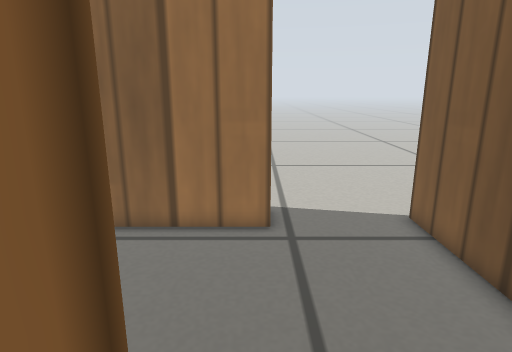
view 1 (above)

24 first-person views from a walk through a world built for the Gazebo simulator. The camera is 0.41 m above the floor, tilts 14° down and sees 75° across. The floor is counted in squares, 0.1 m on a side. Each view is taken from the middle of a square. On the plan, view 1 faces up. The plan holds only what a view shows up to about 20 squares ahead; the rest is blank. Simple patterns stand in for the simulator's built-in surfaces.

view 2
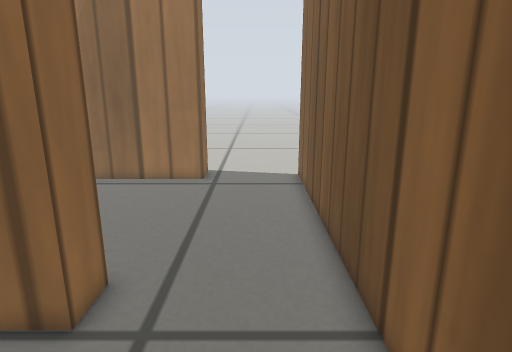

view 3
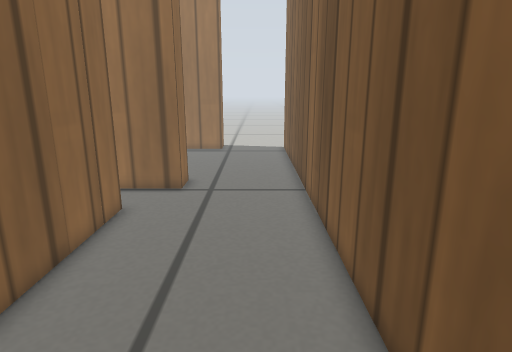

view 4
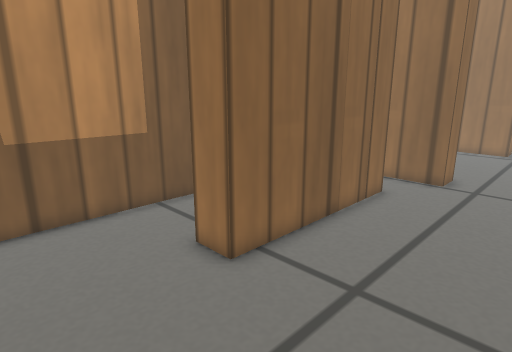

view 5
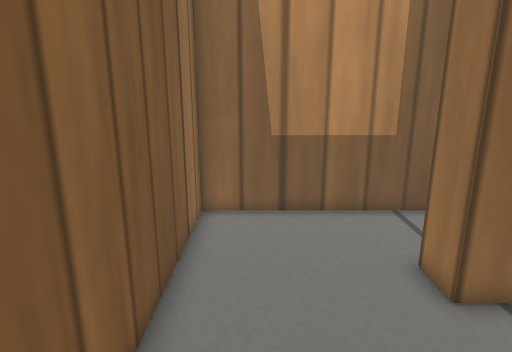

view 6
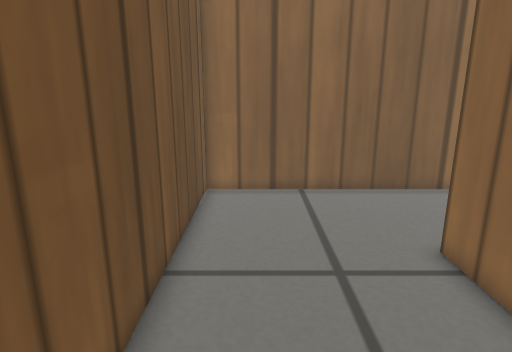

view 7
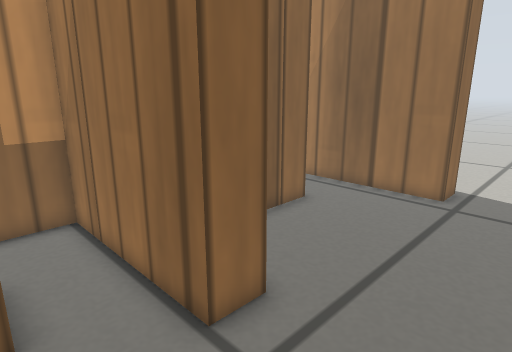

view 8
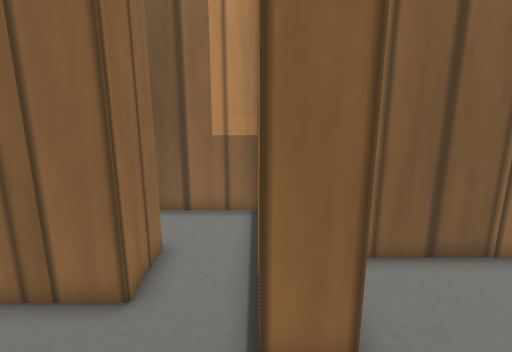

view 9
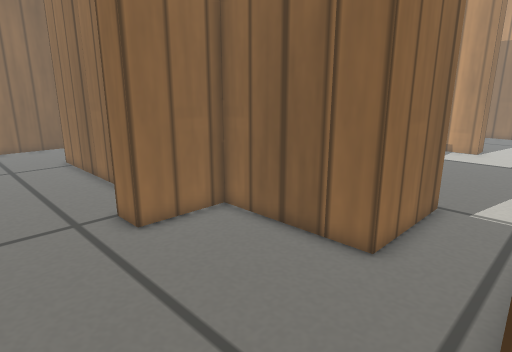

view 10
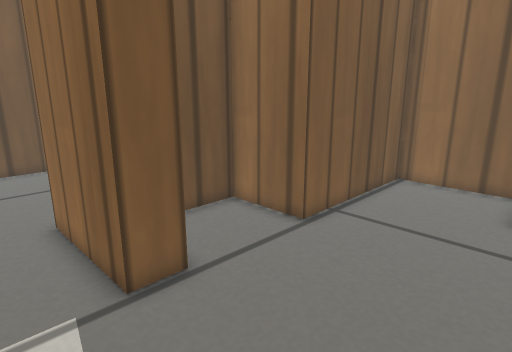

view 11
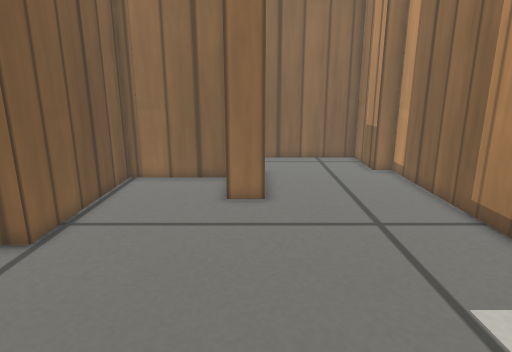

view 12
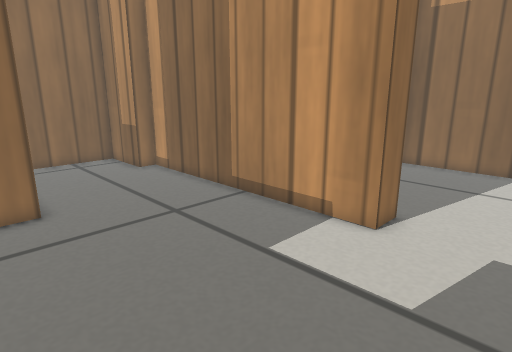

view 13
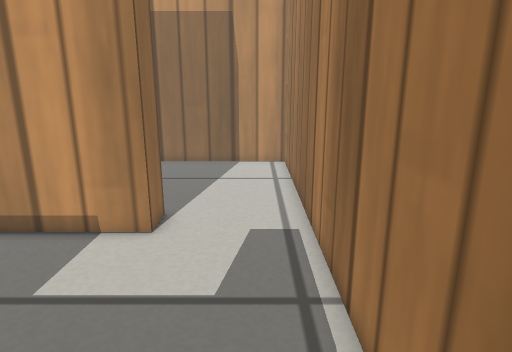

view 14
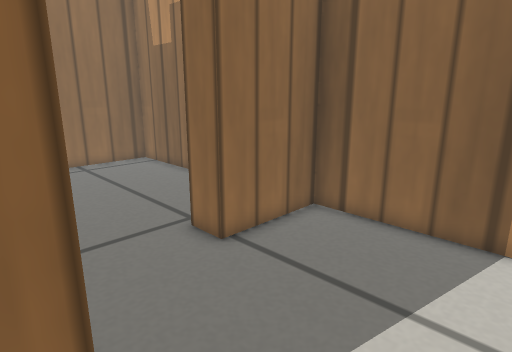

view 15
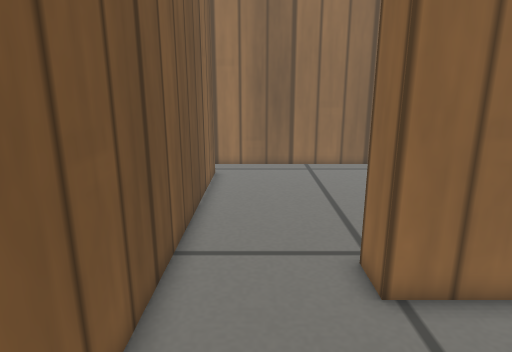

view 16
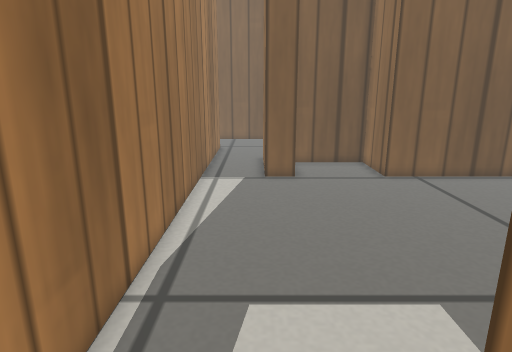

view 17
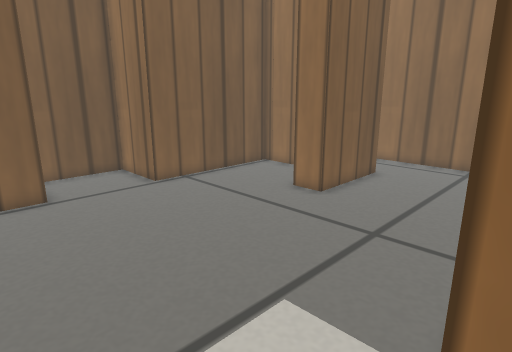

view 18
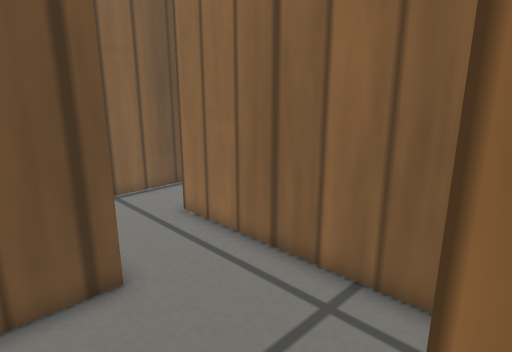

view 19
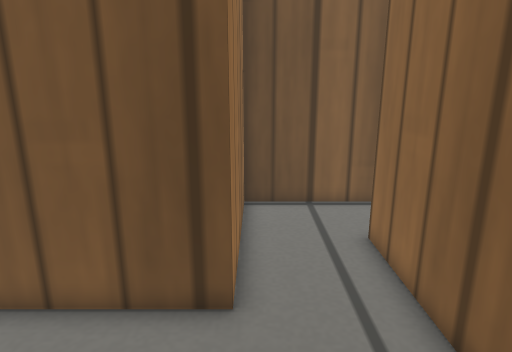

view 20
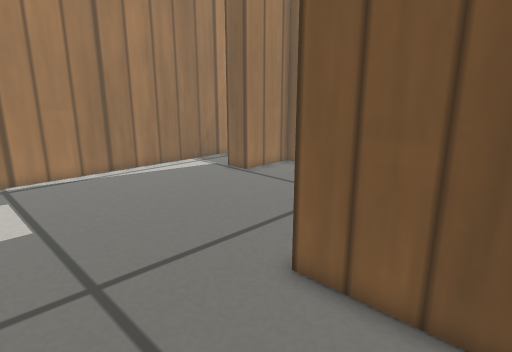

view 21
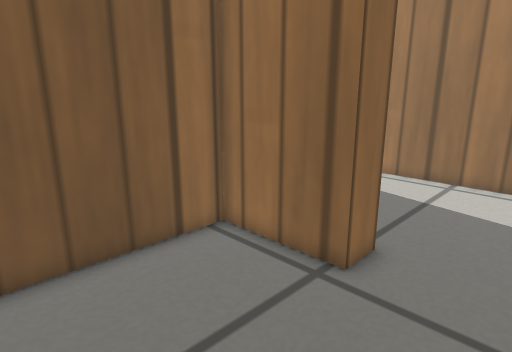

view 22
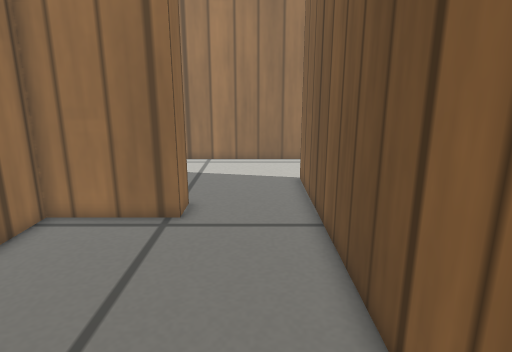

view 23
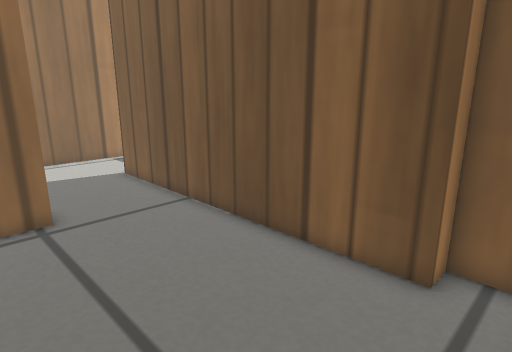

view 24
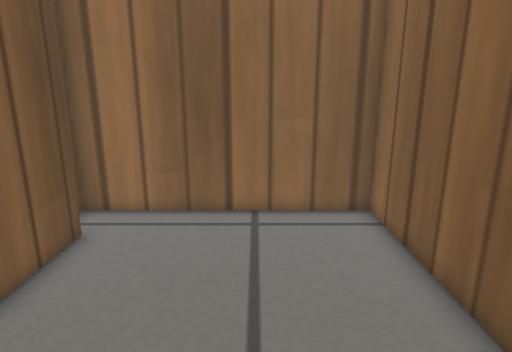

### Floor plan
Ten units are one square. View 1 is at (0, 0); x grows to the right and y downward. Boxes are objects, and circles mark ways between rooms. Rooms are numbered by the first view taken in them; rooms with no view inside come last. Other rooms are left out.
<svg viewBox="-336 -111 393 295">
<path fill="none" stroke="#000" d="M5 -98 -25 -98M-38 -66 -38 -6 -2 -6 -2 9M52 14 52 -106M-44 35 -18 35 -18 120 -34 120M-2 9 -72 9 -72 45M-35 179 52 179 52 14M-136 71 -88 71 -88 -6 -53 -6 -53 -50 -88 -50 -88 -66 -38 -66M-224 -49 -224 87 -214 87 -214 123 -120 123M-88 144 -88 86 -154 86 -154 35 -137 35M-25 -98 -224 -98M-238 5 -238 -49 -224 -49M-224 -98 -331 -98 -331 -11 -286 -11 -286 4M-286 4 -331 4 -331 123 -228 123 -228 102 -238 102 -238 5"/>
<circle cx="20" cy="5" r="3" fill="#2a7"/>
<circle cx="-23" cy="-80" r="3" fill="#2a7"/>
<circle cx="-235" cy="-70" r="3" fill="#2a7"/>
<circle cx="-265" cy="-5" r="3" fill="#2a7"/>
<text x="10" y="-50">1</text>
<text x="0" y="90">2</text>
<text x="-150" y="0">3</text>
<text x="-280" y="-50">4</text>
<text x="-280" y="70">5</text>
</svg>
Room 1 opens to room 2. Room 1 opens to room 3. Room 3 opens to room 4. Room 4 opens to room 5.

Where each view was taken, in squares from view 1:
view 1: 0 up, 0 right, facing up
view 2: 6 down, 3 right, facing up
view 3: 15 down, 3 right, facing up
view 4: 17 down, 4 right, facing up-left
view 5: 16 down, 4 right, facing left
view 6: 4 down, 3 right, facing down
view 7: 4 down, 4 right, facing up-left
view 8: 1 down, 4 right, facing left
view 9: 10 up, 4 right, facing down-left
view 10: 9 up, 15 left, facing down-right
view 11: 9 up, 15 left, facing down
view 12: 9 up, 13 left, facing down-left
view 13: 8 up, 13 left, facing left
view 14: 8 up, 23 left, facing down-left
view 15: 7 up, 26 left, facing down
view 16: 7 up, 25 left, facing right
view 17: 8 up, 23 left, facing down-right
view 18: 6 down, 22 left, facing down-right
view 19: 9 down, 21 left, facing right
view 20: 8 down, 21 left, facing up-right
view 21: 7 down, 25 left, facing up-left
view 22: 11 down, 26 left, facing up
view 23: 12 down, 31 left, facing up-right
view 24: 1 down, 29 left, facing down
